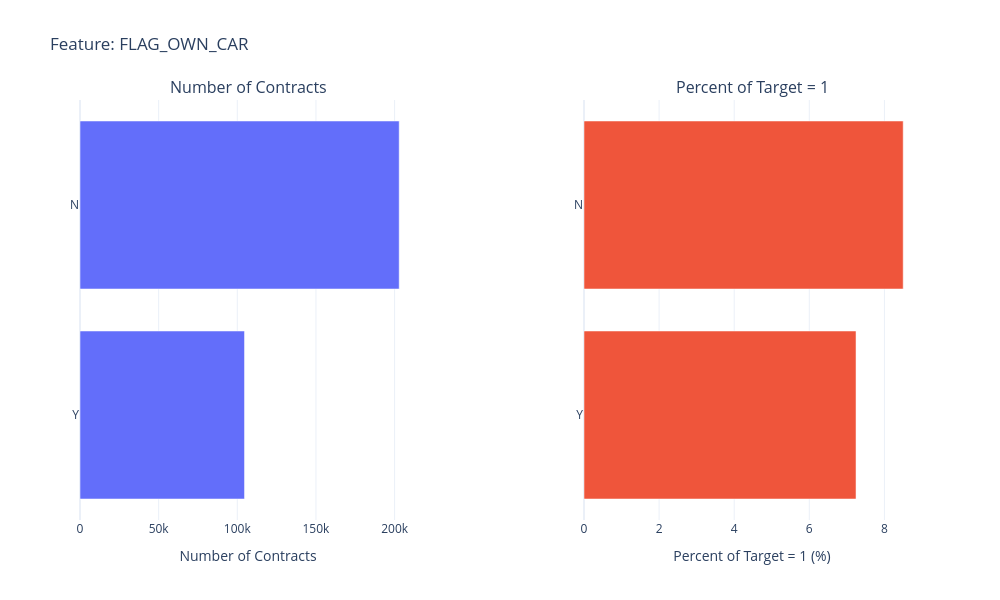
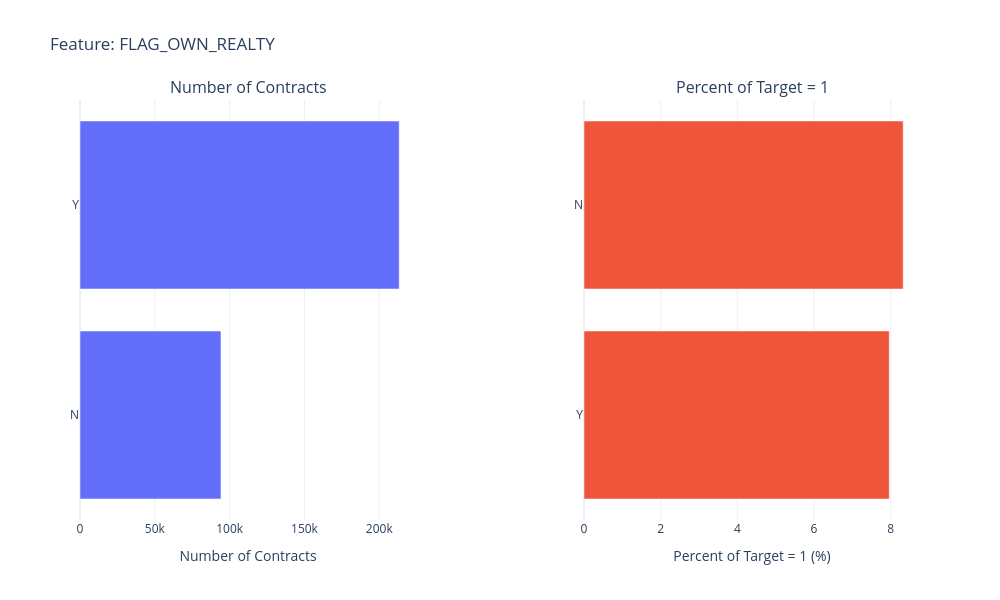

Here is the notebook cell these charts were saved with, in order:
### Markdown cell above
The proportion of female customers is twice that of male customers. However, the rate of target = 1 among male customers is 1.5 times higher than that of female customers (10% vs. 6%)

### Code cell
plot_stats('FLAG_OWN_CAR')
plot_stats('FLAG_OWN_REALTY')

### Figure 1 — Plotly figure (JSON) as saved in the notebook; plotly's stock layout.template omitted (floating-point values rounded to 4 significant figures)
{"data": [{"orientation": "h", "type": "bar", "x": [104587, 202924], "xaxis": "x", "y": ["Y", "N"], "yaxis": "y"}, {"orientation": "h", "type": "bar", "x": [7.244, 8.5], "xaxis": "x2", "y": ["Y", "N"], "yaxis": "y2"}], "layout": {"annotations": [{"font": {"size": 16}, "showarrow": false, "text": "Number of Contracts", "x": 0.2, "xanchor": "center", "xref": "paper", "y": 1, "yanchor": "bottom", "yref": "paper"}, {"font": {"size": 16}, "showarrow": false, "text": "Percent of Target = 1", "x": 0.8, "xanchor": "center", "xref": "paper", "y": 1, "yanchor": "bottom", "yref": "paper"}], "height": 600, "showlegend": false, "title": {"text": "Feature: FLAG_OWN_CAR"}, "width": 1000, "xaxis": {"anchor": "y", "domain": [0, 0.4], "title": {"text": "Number of Contracts"}}, "xaxis2": {"anchor": "y2", "domain": [0.6, 1], "title": {"text": "Percent of Target = 1 (%)"}}, "yaxis": {"anchor": "x", "domain": [0, 1]}, "yaxis2": {"anchor": "x2", "domain": [0, 1]}}}

### Figure 2 — Plotly figure (JSON) as saved in the notebook; plotly's stock layout.template omitted (floating-point values rounded to 4 significant figures)
{"data": [{"orientation": "h", "type": "bar", "x": [94199, 213312], "xaxis": "x", "y": ["N", "Y"], "yaxis": "y"}, {"orientation": "h", "type": "bar", "x": [7.962, 8.325], "xaxis": "x2", "y": ["Y", "N"], "yaxis": "y2"}], "layout": {"annotations": [{"font": {"size": 16}, "showarrow": false, "text": "Number of Contracts", "x": 0.2, "xanchor": "center", "xref": "paper", "y": 1, "yanchor": "bottom", "yref": "paper"}, {"font": {"size": 16}, "showarrow": false, "text": "Percent of Target = 1", "x": 0.8, "xanchor": "center", "xref": "paper", "y": 1, "yanchor": "bottom", "yref": "paper"}], "height": 600, "showlegend": false, "title": {"text": "Feature: FLAG_OWN_REALTY"}, "width": 1000, "xaxis": {"anchor": "y", "domain": [0, 0.4], "title": {"text": "Number of Contracts"}}, "xaxis2": {"anchor": "y2", "domain": [0.6, 1], "title": {"text": "Percent of Target = 1 (%)"}}, "yaxis": {"anchor": "x", "domain": [0, 1]}, "yaxis2": {"anchor": "x2", "domain": [0, 1]}}}
